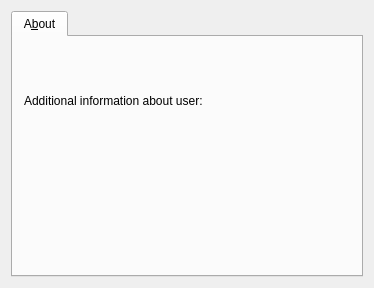
<ui version="4.0" >
 <class>AboutInfoBase</class>
 <widget class="QWidget" name="AboutInfoBase" >
  <property name="geometry" >
   <rect>
    <x>0</x>
    <y>0</y>
    <width>374</width>
    <height>288</height>
   </rect>
  </property>
  <property name="windowTitle" >
   <string></string>
  </property>
  <layout class="QVBoxLayout" >
   <property name="margin" >
    <number>11</number>
   </property>
   <property name="spacing" >
    <number>6</number>
   </property>
   <item>
    <widget class="QTabWidget" name="TabWidget2" >
     <widget class="QWidget" name="tab" >
      <attribute name="title" >
       <string>A&amp;bout</string>
      </attribute>
      <layout class="QVBoxLayout" >
       <property name="margin" >
        <number>11</number>
       </property>
       <property name="spacing" >
        <number>6</number>
       </property>
       <item>
        <widget class="QLabel" name="TextLabel26" >
         <property name="text" >
          <string>Additional information about user:</string>
         </property>
         <property name="wordWrap" >
          <bool>false</bool>
         </property>
        </widget>
       </item>
       <item>
        <widget class="RichTextEdit" native="1" name="edtAbout" />
       </item>
      </layout>
     </widget>
    </widget>
   </item>
  </layout>
 </widget>
 <customwidgets>
  <customwidget>
   <class>RichTextEdit</class>
   <extends>QWidget</extends>
   <header>textshow.h</header>
  </customwidget>
 </customwidgets>
 <resources/>
 <connections/>
</ui>
